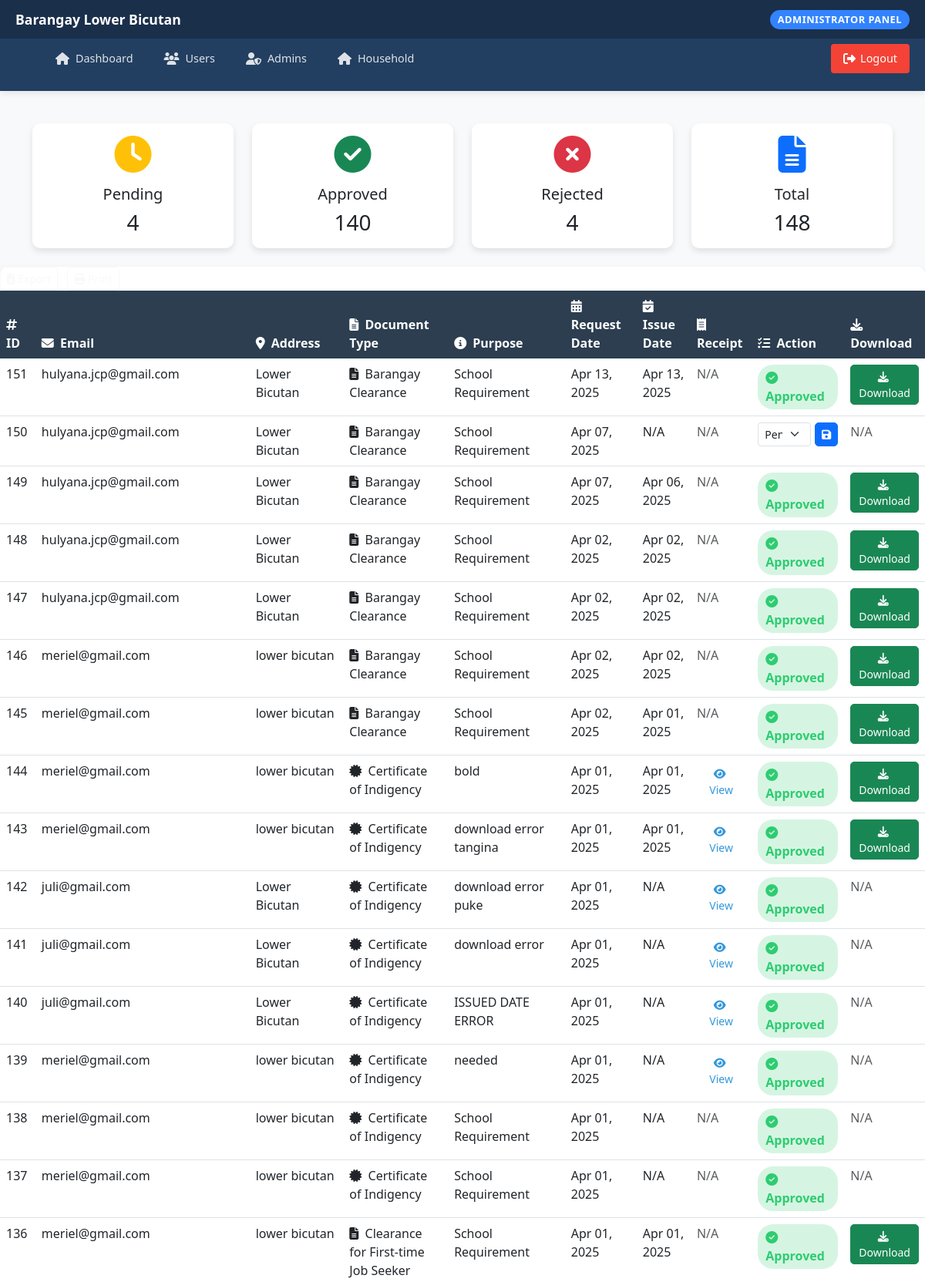
Screenshot of /admin/document_process.php (signed in, upper part) with the database file from the repository.
### tables this page shows
CREATE TABLE `documents` (
  `document_id` int(11) NOT NULL,
  `user_id` int(11) NOT NULL,
  `document_type` enum('Certificate of Indigency','Certificate of Residency','Barangay Clearance','Barangay Business Clearance','Clearance for First-time Job Seeker') NOT NULL,
  `purpose` varchar(255) NOT NULL,
  `status` enum('pending','approved','rejected') DEFAULT NULL,
  `request_date` timestamp NOT NULL DEFAULT current_timestamp(),
  `issue_date` timestamp NULL DEFAULT NULL,
  `file_path` varchar(255) DEFAULT NULL,
  `receipt_file` varchar(255) DEFAULT NULL,
  `pdf_file` varchar(255) DEFAULT NULL
);

CREATE TABLE `users` (
  `user_id` int(11) NOT NULL,
  `password_hash` varchar(255) NOT NULL,
  `email` varchar(100) NOT NULL,
  `role` enum('admin','resident','secretary','maintenance','lupon','offices') DEFAULT 'resident',
  `created_at` timestamp NOT NULL DEFAULT current_timestamp(),
  `address` varchar(255) NOT NULL
);

### admin/document_process.php (the view, shortened to what this page needs)
<?php
include_once '../includes/adminHeader.php';
include '../includes/config.php';
$countQuery = "SELECT
                SUM(status = 'pending') AS pending_count,
                SUM(status = 'approved') AS approved_count,
                SUM(status = 'rejected') AS rejected_count,
                COUNT(*) AS total_count
              FROM documents";
$countResult = mysqli_query($conn, $countQuery);
$countRow = mysqli_fetch_assoc($countResult);
$pendingCount = $countRow['pending_count'] ?? 0;
$approvedCount = $countRow['approved_count'] ?? 0;
$rejectedCount = $countRow['rejected_count'] ?? 0;
$totalCount = $countRow['total_count'] ?? 0;
?>
<!DOCTYPE html>
<html lang="en">
<head>
    <link href="https://cdnjs.cloudflare.com/ajax/libs/bootstrap/5.3.0/css/bootstrap.min.css" rel="stylesheet">
    <link href="https://cdnjs.cloudflare.com/ajax/libs/font-awesome/6.4.0/css/all.min.css" rel="stylesheet">
</head>
<body>
<main class="container">
    <div class="row mb-4">
        <div class="col-lg-3 col-md-6 mb-4 mb-lg-0">
            <div class="card text-center">
                <div class="card-body">
                    <i class="fas fa-clock fa-3x mb-3 text-warning"></i>
                    <h5 class="card-title">Pending</h5>
                    <h3 class="card-text"><?= $pendingCount ?></h3>
                </div>
            </div>
        </div>
        <div class="col-lg-3 col-md-6 mb-4 mb-lg-0">
            <div class="card text-center">
                <div class="card-body">
                    <i class="fas fa-check-circle fa-3x mb-3 text-success"></i>
                    <h5 class="card-title">Approved</h5>
                    <h3 class="card-text"><?= $approvedCount ?></h3>
                </div>
            </div>
        </div>
        <div class="col-lg-3 col-md-6 mb-4 mb-lg-0">
            <div class="card text-center">
                <div class="card-body">
                    <i class="fas fa-times-circle fa-3x mb-3 text-danger"></i>
                    <h5 class="card-title">Rejected</h5>
                    <h3 class="card-text"><?= $rejectedCount ?></h3>
                </div>
            </div>
        </div>
        <div class="col-lg-3 col-md-6 mb-4 mb-lg-0">
            <div class="card text-center">
                <div class="card-body">
                    <i class="fas fa-file-alt fa-3x mb-3 text-primary"></i>
                    <h5 class="card-title">Total</h5>
                    <h3 class="card-text"><?= $totalCount ?></h3>
                </div>
            </div>
        </div>
    </div>
</main>
        <div class="card">
        <div>
    <a href="export_options.php?action=export" class="btn btn-outline-light btn-sm" data-bs-toggle="tooltip" data-bs-placement="top" title="Export to Excel">
        <i class="fas fa-file-excel"></i> Export
    </a>
    <a href="export_options.php?action=print" class="btn btn-outline-light btn-sm ms-2" data-bs-toggle="tooltip" data-bs-placement="top" title="Print">
        <i class="fas fa-print"></i> Print
    </a>
</div>
            <div class="card-body p-0">
                <div class="responsive-table">
                    <table class="table table-hover">
                        <thead>
                            <tr>
                                <th><i class="fas fa-hashtag me-1"></i> ID</th>
                                <th><i class="fas fa-envelope me-1"></i> Email</th>
                                <th><i class="fas fa-map-marker-alt me-1"></i> Address</th>
                                <th><i class="fas fa-file-alt me-1"></i> Document Type</th>
                                <th><i class="fas fa-info-circle me-1"></i> Purpose</th>
                                <th><i class="fas fa-calendar-alt me-1"></i> Request Date</th>
                                <th><i class="fas fa-calendar-check me-1"></i> Issue Date</th>
                                <th><i class="fas fa-receipt me-1"></i> Receipt</th>
                                <th><i class="fas fa-tasks me-1"></i> Action</th>
                                <th><i class="fas fa-download me-1"></i> Download</th>
                            </tr>
                        </thead>
                        <tbody>
                            <?php
                            $sql = "SELECT d.*, u.email, u.address
                                    FROM documents d
                                    JOIN users u ON d.user_id = u.user_id
                                    ORDER BY d.request_date DESC";
                            $stmt = $conn->prepare($sql);
                            $stmt->execute();
                            $result = $stmt->get_result();
                            while ($row = $result->fetch_assoc()): ?>
                                <tr>
                                    <td><?= $row['document_id'] ?></td>
                                    <td><?= isset($row['email']) ? htmlspecialchars($row['email']) : 'N/A' ?></td>
                                    <td><?= isset($row['address']) ? htmlspecialchars($row['address']) : 'N/A' ?></td>
                                    <td>
                                        <?php
                                        $docType = htmlspecialchars($row['document_type']);
                                        $docIcon = 'fa-file-alt';
                                        if (stripos($docType, 'certificate') !== false) {
                                            $docIcon = 'fa-certificate';
                                        } elseif (stripos($docType, 'license') !== false) {
                                            $docIcon = 'fa-id-card';
                                        } elseif (stripos($docType, 'permit') !== false) {
                                            $docIcon = 'fa-clipboard-check';
                                        }
                                        ?>
                                        <i class="fas <?= $docIcon ?> me-1"></i> <?= $docType ?>
                                    </td>
                                    <td><?= htmlspecialchars($row['purpose']) ?></td>
                                    <td><?= date('M d, Y', strtotime($row['request_date'])) ?></td>
                                    <td><?= $row['issue_date'] ? date('M d, Y', strtotime($row['issue_date'])) : 'N/A' ?></td>
                                    <td>
                                        <?php if (!empty($row['receipt_file'])): ?>
                                            <a href="<?= htmlspecialchars($row['receipt_file']) ?>" target="_blank" class="btn btn-link btn-sm">
                                                <i class="fas fa-eye me-1"></i> View
                                            </a>
                                        <?php else: ?>
                                            <span class="text-muted">N/A</span>
                                        <?php endif; ?>
                                    </td>
                                    <td>
                                        <?php if ($row['status'] === 'pending'): ?>
                                            <form method="POST" class="action-form">
                                                <select name="status" class="form-select form-select-sm">
                                                    <option value="pending" selected>Pending</option>
                                                </select>
                                                <button type="submit" name="update_status" class="btn btn-primary btn-sm">
                                                    <i class="fas fa-save"></i>
                                                </button>
                                            </form>
                                        <?php elseif ($row['status'] === 'approved'): ?>
                                            <span class="status-approved">
                                                <i class="fas fa-check-circle me-1"></i> Approved
                                            </span>
                                        <?php elseif ($row['status'] === 'pending'): ?>
                                            <span class="status-pending">
                                                <i class="fas fa-clock me-1"></i> Pending
                                            </span>
                                        <?php elseif ($row['status'] === 'rejected'): ?>
                                            <span class="status-rejected">
                                                <i class="fas fa-times-circle me-1"></i> Rejected
                                            </span>
                                        <?php endif; ?>
                                    </td>
                                    <td>
                                        <?php if ($row['status'] === 'approved' && !empty($row['file_path'])): ?>
                                            <a href="<?= $row['file_path'] ?>" download class="btn btn-success btn-sm">
                                                <i class="fas fa-download me-1"></i> Download
                                            </a>
                                        <?php else: ?>
                                            <span class="text-muted">N/A</span>
                                        <?php endif; ?>
                                    </td>
                                </tr>
                            <?php endwhile; ?>
                        </tbody>
                    </table>
                </div>
            </div>
        </div>
</body>
</html>

### includes/adminHeader.php (style rules this page uses)
* { margin: 0; padding: 0; box-sizing: border-box; }
body { font-family: 'Poppins', sans-serif; color: #333; background-color: #f8f9fa; line-height: 1.6; padding-top: 120px; }

### admin/document_process.php (style rules this page uses)
:root { --primary-color: #3498db; --secondary-color: #2c3e50; --success-color: #2ecc71; --warning-color: #f39c12; --danger-color: #e74c3c; --light-bg: #f8f9fa; }
body { background-color: var(--light-bg); color: #333; font-family: 'Segoe UI', Tahoma, Geneva, Verdana, sans-serif; }
.card { box-shadow: 0 4px 8px rgba(0, 0, 0, 0.1); transition: all 0.3s ease; border: none; border-radius: 10px; overflow: hidden; }
.table { margin-bottom: 0; }
.table th { background-color: var(--secondary-color); color: white; font-weight: 600; border: none; }
.status-approved { background-color: rgba(46, 204, 113, 0.2); color: var(--success-color); font-weight: bold; padding: 5px 10px; border-radius: 20px; display: inline-block; }
.action-form { display: flex; align-items: center; gap: 5px; }
.btn-sm { padding: 0.25rem 0.5rem; font-size: 0.875rem; border-radius: 5px; }
.btn-link { color: var(--primary-color); text-decoration: none; font-weight: 500; }

### rows the page displays
documents: document_id "151", user.email "hulyana.jcp@gmail.com", user.address "Lower Bicutan", document_type "Barangay Clearance", purpose "School Requirement", request_date "Apr 13, 2025", issue_date "Apr 13, 2025", receipt_file "N/A", status "approved" (drawn)
documents: document_id "150", user.email "hulyana.jcp@gmail.com", user.address "Lower Bicutan", document_type "Barangay Clearance", purpose "School Requirement", request_date "Apr 07, 2025", shows "N/A", receipt_file "N/A", status "N/A"
documents: document_id "149", user.email "hulyana.jcp@gmail.com", user.address "Lower Bicutan", document_type "Barangay Clearance", purpose "School Requirement", request_date "Apr 07, 2025", issue_date "Apr 06, 2025", receipt_file "N/A", status "approved" (drawn)
documents: document_id "148", user.email "hulyana.jcp@gmail.com", user.address "Lower Bicutan", document_type "Barangay Clearance", purpose "School Requirement", request_date "Apr 02, 2025", issue_date "Apr 02, 2025", receipt_file "N/A", status "approved" (drawn)
documents: document_id "147", user.email "hulyana.jcp@gmail.com", user.address "Lower Bicutan", document_type "Barangay Clearance", purpose "School Requirement", request_date "Apr 02, 2025", issue_date "Apr 02, 2025", receipt_file "N/A", status "approved" (drawn)
documents: document_id "146", user.email "meriel@gmail.com", user.address "lower bicutan", document_type "Barangay Clearance", purpose "School Requirement", request_date "Apr 02, 2025", issue_date "Apr 02, 2025", receipt_file "N/A", status "approved" (drawn)
documents: document_id "145", user.email "meriel@gmail.com", user.address "lower bicutan", document_type "Barangay Clearance", purpose "School Requirement", request_date "Apr 02, 2025", issue_date "Apr 01, 2025", receipt_file "N/A", status "approved" (drawn)
documents: document_id "144", user.email "meriel@gmail.com", user.address "lower bicutan", document_type "Certificate of Indigency", purpose "bold", request_date "Apr 01, 2025", issue_date "Apr 01, 2025", status "approved" (drawn)
documents: document_id "143", user.email "meriel@gmail.com", user.address "lower bicutan", document_type "Certificate of Indigency", purpose "download error tangina", request_date "Apr 01, 2025", issue_date "Apr 01, 2025", status "approved" (drawn)
documents: document_id "142", user.email "juli@gmail.com", user.address "Lower Bicutan", document_type "Certificate of Indigency", purpose "download error puke", request_date "Apr 01, 2025", shows "N/A", status "approved" (drawn)
documents: document_id "141", user.email "juli@gmail.com", user.address "Lower Bicutan", document_type "Certificate of Indigency", purpose "download error", request_date "Apr 01, 2025", shows "N/A", status "approved" (drawn)
documents: document_id "140", user.email "juli@gmail.com", user.address "Lower Bicutan", document_type "Certificate of Indigency", purpose "ISSUED DATE ERROR", request_date "Apr 01, 2025", shows "N/A", status "approved" (drawn)
documents: document_id "139", user.email "meriel@gmail.com", user.address "lower bicutan", document_type "Certificate of Indigency", purpose "needed", request_date "Apr 01, 2025", shows "N/A", status "approved" (drawn)
documents: document_id "138", user.email "meriel@gmail.com", user.address "lower bicutan", document_type "Certificate of Indigency", purpose "School Requirement", request_date "Apr 01, 2025", shows "N/A", receipt_file "N/A", status "approved" (drawn)
documents: document_id "137", user.email "meriel@gmail.com", user.address "lower bicutan", document_type "Certificate of Indigency", purpose "School Requirement", request_date "Apr 01, 2025", shows "N/A", receipt_file "N/A", status "approved" (drawn)
documents: document_id "136", user.email "meriel@gmail.com", user.address "lower bicutan", document_type "Clearance for First-time Job Seeker", purpose "School Requirement", request_date "Apr 01, 2025", issue_date "Apr 01, 2025", receipt_file "N/A", status "approved" (drawn)

### other values shown
$pendingCount "4"
$approvedCount "140"
$rejectedCount "4"
$totalCount "148"
